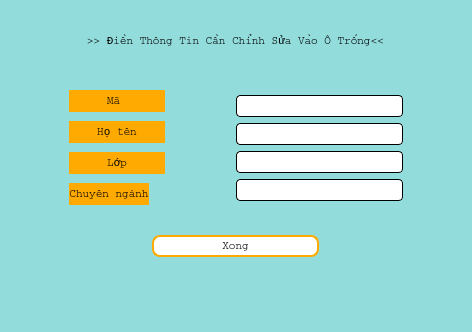
<?xml version="1.0" encoding="UTF-8"?>
<ui version="4.0">
 <class>ChangeInformationOfStudent</class>
 <widget class="QWidget" name="ChangeInformationOfStudent">
  <property name="windowModality">
   <enum>Qt::WindowModal</enum>
  </property>
  <property name="geometry">
   <rect>
    <x>0</x>
    <y>0</y>
    <width>472</width>
    <height>332</height>
   </rect>
  </property>
  <property name="sizePolicy">
   <sizepolicy hsizetype="Fixed" vsizetype="Fixed">
    <horstretch>0</horstretch>
    <verstretch>0</verstretch>
   </sizepolicy>
  </property>
  <property name="maximumSize">
   <size>
    <width>592</width>
    <height>428</height>
   </size>
  </property>
  <property name="font">
   <font>
    <family>Courier</family>
    <pointsize>8</pointsize>
    <weight>50</weight>
    <italic>false</italic>
    <bold>false</bold>
   </font>
  </property>
  <property name="windowTitle">
   <string>Chỉnh sửa thông tin cá nhân</string>
  </property>
  <property name="windowIcon">
   <iconset resource="image.qrc">
    <normaloff>:/icon-file/updated_standard.png</normaloff>:/icon-file/updated_standard.png</iconset>
  </property>
  <property name="styleSheet">
   <string notr="true">font: 8pt &quot;Courier&quot;;
background-color: rgb(147, 220, 220);</string>
  </property>
  <layout class="QVBoxLayout" name="verticalLayout_4">
   <item>
    <spacer name="verticalSpacer">
     <property name="orientation">
      <enum>Qt::Vertical</enum>
     </property>
     <property name="sizeType">
      <enum>QSizePolicy::Fixed</enum>
     </property>
     <property name="sizeHint" stdset="0">
      <size>
       <width>20</width>
       <height>20</height>
      </size>
     </property>
    </spacer>
   </item>
   <item>
    <layout class="QHBoxLayout" name="horizontalLayout_3">
     <property name="topMargin">
      <number>0</number>
     </property>
     <item>
      <spacer name="horizontalSpacer_7">
       <property name="orientation">
        <enum>Qt::Horizontal</enum>
       </property>
       <property name="sizeType">
        <enum>QSizePolicy::Fixed</enum>
       </property>
       <property name="sizeHint" stdset="0">
        <size>
         <width>40</width>
         <height>20</height>
        </size>
       </property>
      </spacer>
     </item>
     <item>
      <widget class="QLabel" name="label_9">
       <property name="sizePolicy">
        <sizepolicy hsizetype="Fixed" vsizetype="Fixed">
         <horstretch>0</horstretch>
         <verstretch>0</verstretch>
        </sizepolicy>
       </property>
       <property name="font">
        <font>
         <family>Courier</family>
         <pointsize>8</pointsize>
         <weight>50</weight>
         <italic>false</italic>
         <bold>false</bold>
        </font>
       </property>
       <property name="text">
        <string>&gt;&gt; Điền Thông Tin Cần Chỉnh Sửa Vào Ô Trống&lt;&lt;</string>
       </property>
      </widget>
     </item>
     <item>
      <spacer name="horizontalSpacer_8">
       <property name="orientation">
        <enum>Qt::Horizontal</enum>
       </property>
       <property name="sizeType">
        <enum>QSizePolicy::Fixed</enum>
       </property>
       <property name="sizeHint" stdset="0">
        <size>
         <width>40</width>
         <height>20</height>
        </size>
       </property>
      </spacer>
     </item>
    </layout>
   </item>
   <item>
    <spacer name="verticalSpacer_4">
     <property name="orientation">
      <enum>Qt::Vertical</enum>
     </property>
     <property name="sizeType">
      <enum>QSizePolicy::Fixed</enum>
     </property>
     <property name="sizeHint" stdset="0">
      <size>
       <width>20</width>
       <height>20</height>
      </size>
     </property>
    </spacer>
   </item>
   <item>
    <layout class="QHBoxLayout" name="horizontalLayout_10">
     <property name="bottomMargin">
      <number>0</number>
     </property>
     <item>
      <spacer name="horizontalSpacer_26">
       <property name="orientation">
        <enum>Qt::Horizontal</enum>
       </property>
       <property name="sizeType">
        <enum>QSizePolicy::Preferred</enum>
       </property>
       <property name="sizeHint" stdset="0">
        <size>
         <width>40</width>
         <height>20</height>
        </size>
       </property>
      </spacer>
     </item>
     <item>
      <widget class="QWidget" name="horizontalWidget" native="true">
       <layout class="QHBoxLayout" name="horizontalLayout">
        <item>
         <widget class="QWidget" name="verticalWidget" native="true">
          <property name="styleSheet">
           <string notr="true">QLabel{color : black;background-color: rgb(255, 170, 0);}</string>
          </property>
          <layout class="QVBoxLayout" name="verticalLayout_5">
           <property name="topMargin">
            <number>1</number>
           </property>
           <property name="bottomMargin">
            <number>1</number>
           </property>
           <item>
            <widget class="QLabel" name="label_10">
             <property name="sizePolicy">
              <sizepolicy hsizetype="Fixed" vsizetype="Fixed">
               <horstretch>0</horstretch>
               <verstretch>0</verstretch>
              </sizepolicy>
             </property>
             <property name="minimumSize">
              <size>
               <width>96</width>
               <height>22</height>
              </size>
             </property>
             <property name="text">
              <string>&lt;html&gt;&lt;head/&gt;&lt;body&gt;&lt;p align=&quot;center&quot;&gt;Mã &lt;/p&gt;&lt;/body&gt;&lt;/html&gt;</string>
             </property>
            </widget>
           </item>
           <item>
            <widget class="QLabel" name="label_11">
             <property name="sizePolicy">
              <sizepolicy hsizetype="Fixed" vsizetype="Fixed">
               <horstretch>0</horstretch>
               <verstretch>0</verstretch>
              </sizepolicy>
             </property>
             <property name="minimumSize">
              <size>
               <width>96</width>
               <height>22</height>
              </size>
             </property>
             <property name="text">
              <string>&lt;html&gt;&lt;head/&gt;&lt;body&gt;&lt;p align=&quot;center&quot;&gt;Họ tên&lt;/p&gt;&lt;/body&gt;&lt;/html&gt;</string>
             </property>
            </widget>
           </item>
           <item>
            <widget class="QLabel" name="label">
             <property name="sizePolicy">
              <sizepolicy hsizetype="Fixed" vsizetype="Fixed">
               <horstretch>0</horstretch>
               <verstretch>0</verstretch>
              </sizepolicy>
             </property>
             <property name="minimumSize">
              <size>
               <width>96</width>
               <height>22</height>
              </size>
             </property>
             <property name="text">
              <string>&lt;html&gt;&lt;head/&gt;&lt;body&gt;&lt;p align=&quot;center&quot;&gt;Lớp&lt;/p&gt;&lt;/body&gt;&lt;/html&gt;</string>
             </property>
            </widget>
           </item>
           <item>
            <widget class="QLabel" name="label_12">
             <property name="sizePolicy">
              <sizepolicy hsizetype="Fixed" vsizetype="Fixed">
               <horstretch>0</horstretch>
               <verstretch>0</verstretch>
              </sizepolicy>
             </property>
             <property name="minimumSize">
              <size>
               <width>32</width>
               <height>22</height>
              </size>
             </property>
             <property name="text">
              <string>&lt;html&gt;&lt;head/&gt;&lt;body&gt;&lt;p align=&quot;center&quot;&gt;Chuyên ngành&lt;/p&gt;&lt;/body&gt;&lt;/html&gt;</string>
             </property>
            </widget>
           </item>
          </layout>
         </widget>
        </item>
        <item>
         <widget class="QWidget" name="verticalWidget_2" native="true">
          <property name="styleSheet">
           <string notr="true">QLineEdit
{
	padding-left : 10px;
	border-radius : 4px;
	border : 1px solid;
	
	background-color: rgb(255, 255, 255);
}
QLineEdit:hover
{
	border : 1px solid rgb(255, 170, 0);
}
QLineEdit:focus
{
	border : 1px solid rgb(255, 170, 0);
}</string>
          </property>
          <layout class="QVBoxLayout" name="verticalLayout_6">
           <item>
            <widget class="QLineEdit" name="lineEdit_id">
             <property name="sizePolicy">
              <sizepolicy hsizetype="Fixed" vsizetype="Fixed">
               <horstretch>0</horstretch>
               <verstretch>0</verstretch>
              </sizepolicy>
             </property>
             <property name="minimumSize">
              <size>
               <width>167</width>
               <height>22</height>
              </size>
             </property>
            </widget>
           </item>
           <item>
            <widget class="QLineEdit" name="lineEdit_name">
             <property name="sizePolicy">
              <sizepolicy hsizetype="Fixed" vsizetype="Fixed">
               <horstretch>0</horstretch>
               <verstretch>0</verstretch>
              </sizepolicy>
             </property>
             <property name="minimumSize">
              <size>
               <width>167</width>
               <height>22</height>
              </size>
             </property>
            </widget>
           </item>
           <item>
            <widget class="QLineEdit" name="lineEdit_class">
             <property name="sizePolicy">
              <sizepolicy hsizetype="Fixed" vsizetype="Fixed">
               <horstretch>0</horstretch>
               <verstretch>0</verstretch>
              </sizepolicy>
             </property>
             <property name="minimumSize">
              <size>
               <width>167</width>
               <height>22</height>
              </size>
             </property>
            </widget>
           </item>
           <item>
            <widget class="QLineEdit" name="lineEdit_major">
             <property name="sizePolicy">
              <sizepolicy hsizetype="Fixed" vsizetype="Fixed">
               <horstretch>0</horstretch>
               <verstretch>0</verstretch>
              </sizepolicy>
             </property>
             <property name="minimumSize">
              <size>
               <width>167</width>
               <height>22</height>
              </size>
             </property>
            </widget>
           </item>
          </layout>
         </widget>
        </item>
       </layout>
      </widget>
     </item>
     <item>
      <spacer name="horizontalSpacer_27">
       <property name="orientation">
        <enum>Qt::Horizontal</enum>
       </property>
       <property name="sizeType">
        <enum>QSizePolicy::Preferred</enum>
       </property>
       <property name="sizeHint" stdset="0">
        <size>
         <width>40</width>
         <height>20</height>
        </size>
       </property>
      </spacer>
     </item>
    </layout>
   </item>
   <item>
    <spacer name="verticalSpacer_3">
     <property name="orientation">
      <enum>Qt::Vertical</enum>
     </property>
     <property name="sizeType">
      <enum>QSizePolicy::Fixed</enum>
     </property>
     <property name="sizeHint" stdset="0">
      <size>
       <width>20</width>
       <height>10</height>
      </size>
     </property>
    </spacer>
   </item>
   <item alignment="Qt::AlignHCenter|Qt::AlignVCenter">
    <widget class="QPushButton" name="pushButton_update">
     <property name="sizePolicy">
      <sizepolicy hsizetype="Fixed" vsizetype="Fixed">
       <horstretch>0</horstretch>
       <verstretch>0</verstretch>
      </sizepolicy>
     </property>
     <property name="minimumSize">
      <size>
       <width>167</width>
       <height>22</height>
      </size>
     </property>
     <property name="focusPolicy">
      <enum>Qt::NoFocus</enum>
     </property>
     <property name="styleSheet">
      <string notr="true">QPushButton
{
	border : 2px solid rgb(255, 170, 0);
	border-radius : 8px;
	background-color: rgb(255, 255, 255);
}
QPushButton:hover
{
	border : 2px solid rgb(127, 127, 127);
	background-color: rgb(255, 170, 0);
}
QPushButton:focus
{
	border : 1px solid rgb(127, 127, 127);
	background-color: rgb(255, 170, 0);
}
QPushButton:pressed
{
	border:1px solid rgb(162, 108, 0);
	outline : 0;
}</string>
     </property>
     <property name="text">
      <string>Xong</string>
     </property>
     <property name="autoDefault">
      <bool>true</bool>
     </property>
    </widget>
   </item>
   <item>
    <spacer name="verticalSpacer_2">
     <property name="orientation">
      <enum>Qt::Vertical</enum>
     </property>
     <property name="sizeHint" stdset="0">
      <size>
       <width>20</width>
       <height>40</height>
      </size>
     </property>
    </spacer>
   </item>
  </layout>
 </widget>
 <resources>
  <include location="image.qrc"/>
 </resources>
 <connections/>
</ui>
